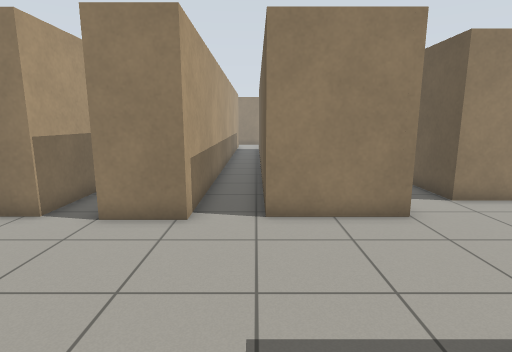
View 1 (above)

13 first-person views from a walk through a robot-simulator world made for Gazebo. The camera is 1.2 m above the floor, tilts 10° down and sees 80° across. The floor is counted in squares, 0.5 m on a side. Each view is taken from the middle of a square. On the plan, view 1 faces up. The plan holds only what a view shows up to about 18 squares ahead; the rest is blank. The place goes on beyond the plan.

View 2
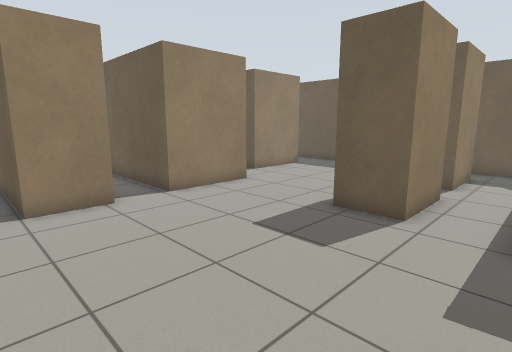

View 3
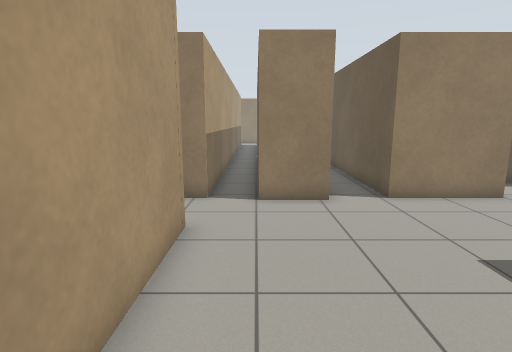

View 4
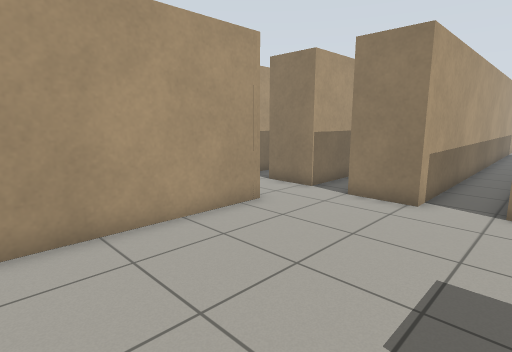

View 5
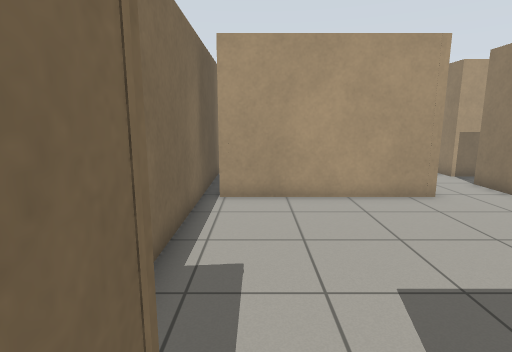

View 6
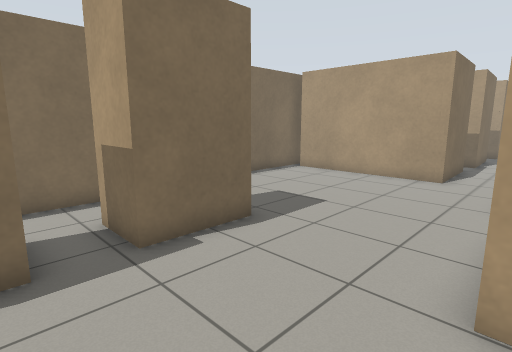

View 7
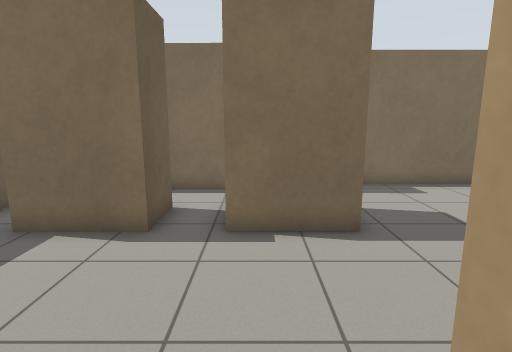

View 8
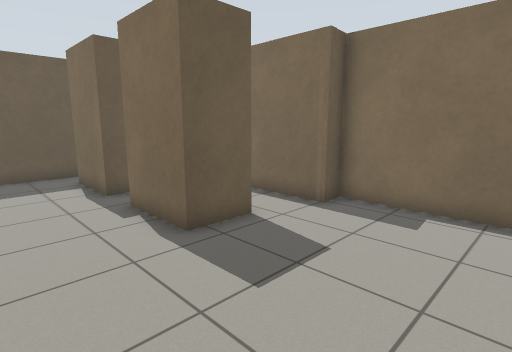

View 9
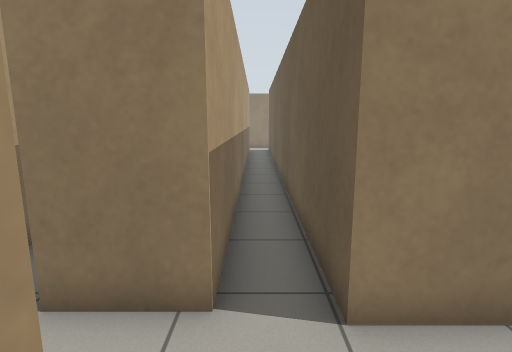

View 10
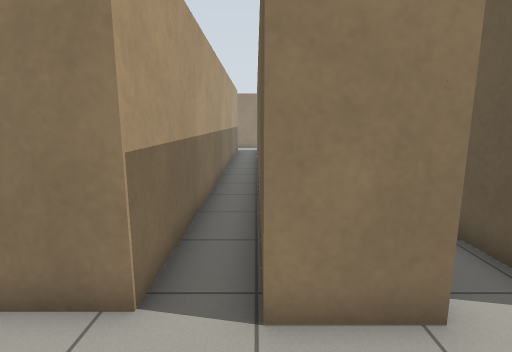

View 11
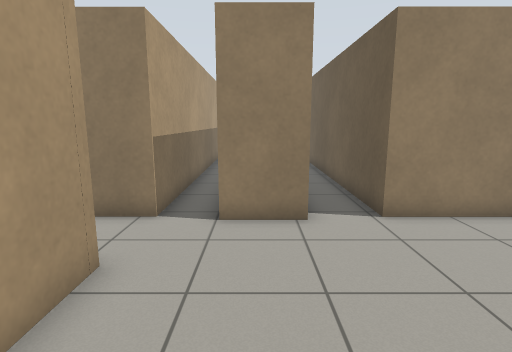

View 12
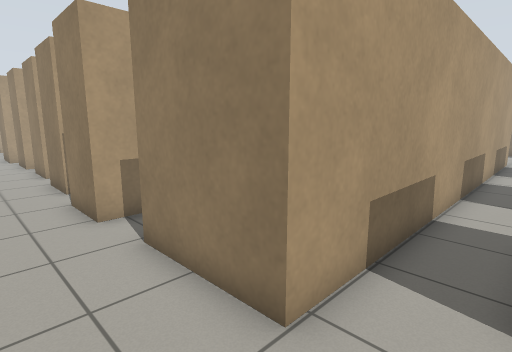

View 13
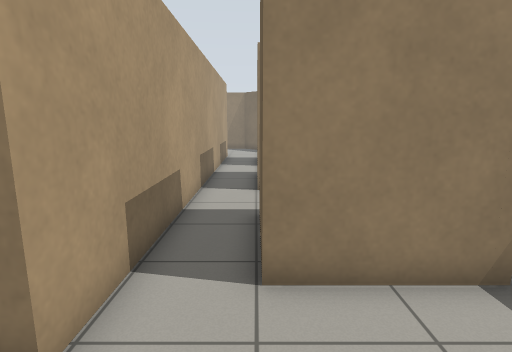

### Floor plan
Points are (right, up) in squares from view 1. A wall is a line through its corners. A room is listed if a view was taken in it or the views show most of it. See-through windows are left out.
Room 1 (views 1, 2, 3, 4, 5, 8, 9, 10, 11)
walls: (2.5, 7.6) (0.3, 7.6) (0.3, 18.5); (-9.4, 7.7) (-11.7, 7.7); (-9.7, 4.7) (-5.6, 4.8) (-5.6, -2.3); (-6.9, -2.8) (1.9, -2.8) (1.8, -1.8) (8.1, -1.8); (5.7, 0.5) (2.7, 0.5) (2.7, 2.5); (-13.2, 7.6) (-15.6, 7.6); (-14.9, 4.8) (-11.4, 4.9) (-11.4, 4.4); (9.5, 0.5) (7.4, 0.5); (-16.9, 7.9) (-16.9, 7.3); (-1.7, 21.4) (-1.7, 7.3) (-3.9, 7.3) (-3.9, 21.9); (-5.6, 22.2) (-5.6, 7.6) (-7.9, 7.6)
ways out: opening at (3.5, 5) to room 2
Room 2 (views 6, 12, 13)
walls: (4, 8.6) (4, 7.6) (2.5, 7.6); (7.4, 2.5) (9.5, 2.5); (9.5, 9.2) (6.1, 9.2); (2.7, 2.5) (5.7, 2.5)
ways out: opening at (3.5, 5) to room 1; opening at (5, 9) to room 3
Room 3 (view 7)
walls: (4, 15.6) (4, 8.6); (6.1, 9.2) (6.1, 12)
ways out: opening at (5, 9) to room 2; opening at (5, 16)

Where each view was taken, in squares from view 1:
view 1: 0 up, 0 right, facing up
view 2: 2 down, 5 left, facing up-right
view 3: 2 down, 4 left, facing up
view 4: 2 down, 1 right, facing up-left
view 5: 1 down, 4 right, facing left
view 6: 8 up, 8 right, facing down-left
view 7: 9 up, 5 right, facing down
view 8: 6 up, 3 left, facing down-right
view 9: 4 up, 5 left, facing up
view 10: 4 up, 4 left, facing up
view 11: 0 up, 3 left, facing up
view 12: 5 up, 6 right, facing up-left
view 13: 5 up, 6 right, facing up
